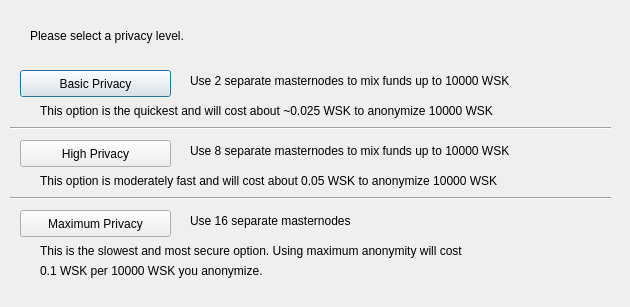
<?xml version="1.0" encoding="UTF-8"?>
<ui version="4.0">
 <class>ObfuscationConfig</class>
 <widget class="QDialog" name="ObfuscationConfig">
  <property name="geometry">
   <rect>
    <x>0</x>
    <y>0</y>
    <width>630</width>
    <height>307</height>
   </rect>
  </property>
  <property name="windowTitle">
   <string>Configure Obfuscation</string>
  </property>
  <widget class="QPushButton" name="buttonBasic">
   <property name="geometry">
    <rect>
     <x>20</x>
     <y>70</y>
     <width>151</width>
     <height>27</height>
    </rect>
   </property>
   <property name="text">
    <string>Basic Privacy</string>
   </property>
  </widget>
  <widget class="QPushButton" name="buttonHigh">
   <property name="geometry">
    <rect>
     <x>20</x>
     <y>140</y>
     <width>151</width>
     <height>27</height>
    </rect>
   </property>
   <property name="text">
    <string>High Privacy</string>
   </property>
  </widget>
  <widget class="QPushButton" name="buttonMax">
   <property name="geometry">
    <rect>
     <x>20</x>
     <y>210</y>
     <width>151</width>
     <height>27</height>
    </rect>
   </property>
   <property name="text">
    <string>Maximum Privacy</string>
   </property>
  </widget>
  <widget class="QLabel" name="label">
   <property name="geometry">
    <rect>
     <x>30</x>
     <y>20</y>
     <width>571</width>
     <height>31</height>
    </rect>
   </property>
   <property name="text">
    <string>Please select a privacy level.</string>
   </property>
  </widget>
  <widget class="QLabel" name="label_2">
   <property name="geometry">
    <rect>
     <x>190</x>
     <y>70</y>
     <width>421</width>
     <height>21</height>
    </rect>
   </property>
   <property name="text">
    <string>Use 2 separate masternodes to mix funds up to 10000 WSK</string>
   </property>
  </widget>
  <widget class="QLabel" name="label_3">
   <property name="geometry">
    <rect>
     <x>190</x>
     <y>140</y>
     <width>411</width>
     <height>21</height>
    </rect>
   </property>
   <property name="text">
    <string>Use 8 separate masternodes to mix funds up to 10000 WSK</string>
   </property>
  </widget>
  <widget class="QLabel" name="label_4">
   <property name="geometry">
    <rect>
     <x>190</x>
     <y>210</y>
     <width>421</width>
     <height>21</height>
    </rect>
   </property>
   <property name="text">
    <string>Use 16 separate masternodes</string>
   </property>
  </widget>
  <widget class="QLabel" name="label_6">
   <property name="geometry">
    <rect>
     <x>40</x>
     <y>100</y>
     <width>561</width>
     <height>21</height>
    </rect>
   </property>
   <property name="text">
    <string>This option is the quickest and will cost about ~0.025 WSK to anonymize 10000 WSK</string>
   </property>
  </widget>
  <widget class="QLabel" name="label_7">
   <property name="geometry">
    <rect>
     <x>40</x>
     <y>170</y>
     <width>561</width>
     <height>21</height>
    </rect>
   </property>
   <property name="text">
    <string>This option is moderately fast and will cost about 0.05 WSK to anonymize 10000 WSK</string>
   </property>
  </widget>
  <widget class="QLabel" name="label_8">
   <property name="geometry">
    <rect>
     <x>40</x>
     <y>240</y>
     <width>561</width>
     <height>21</height>
    </rect>
   </property>
   <property name="text">
    <string>This is the slowest and most secure option. Using maximum anonymity will cost</string>
   </property>
  </widget>
  <widget class="QLabel" name="label_9">
   <property name="geometry">
    <rect>
     <x>40</x>
     <y>260</y>
     <width>561</width>
     <height>21</height>
    </rect>
   </property>
   <property name="text">
    <string>0.1 WSK per 10000 WSK you anonymize.</string>
   </property>
  </widget>
  <widget class="Line" name="line">
   <property name="geometry">
    <rect>
     <x>10</x>
     <y>120</y>
     <width>601</width>
     <height>16</height>
    </rect>
   </property>
   <property name="orientation">
    <enum>Qt::Horizontal</enum>
   </property>
  </widget>
  <widget class="Line" name="line_2">
   <property name="geometry">
    <rect>
     <x>10</x>
     <y>190</y>
     <width>601</width>
     <height>16</height>
    </rect>
   </property>
   <property name="orientation">
    <enum>Qt::Horizontal</enum>
   </property>
  </widget>
 </widget>
 <resources/>
 <connections/>
</ui>
